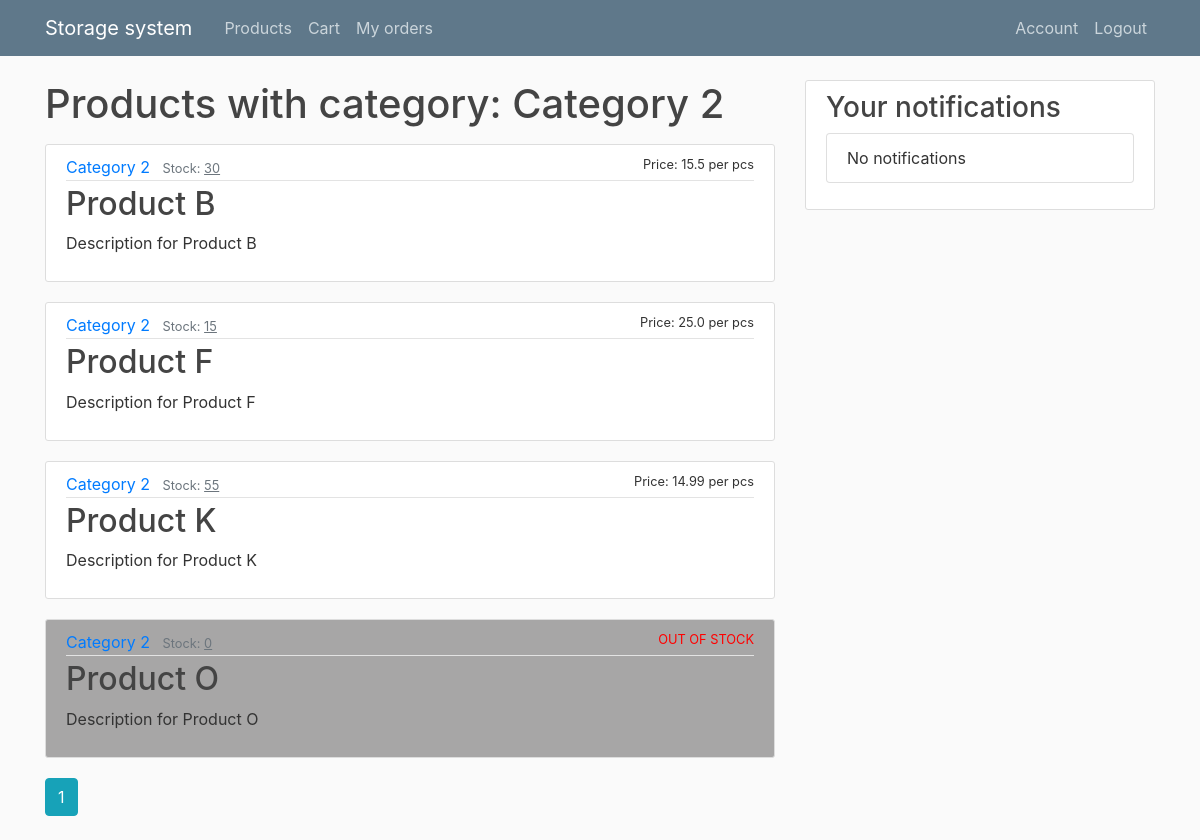
Before: /products/Category 2 (signed in) with the older database file.
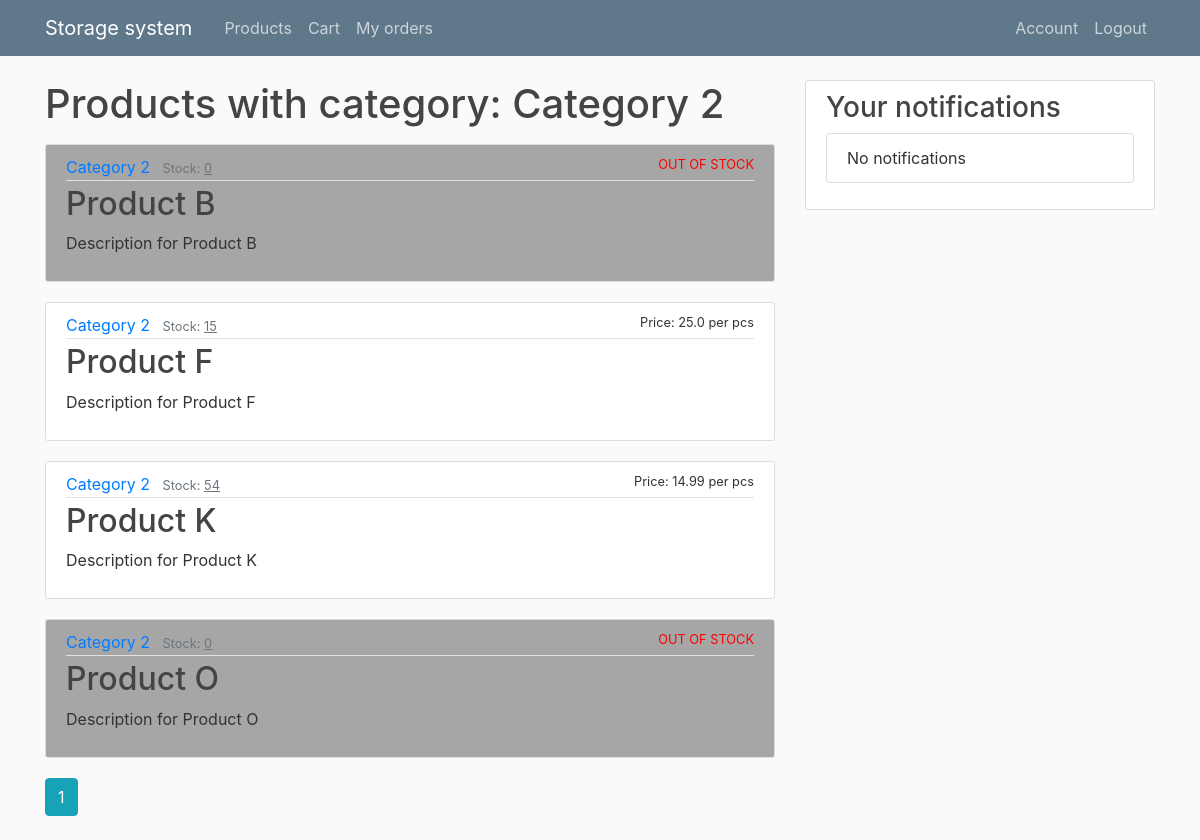
After: the same page with the newer database file.
### flaskblog/models.py (models this page shows, shortened)
class Product(db.Model):
    id = db.Column(db.Integer, primary_key=True)
    name = db.Column(db.String(20), nullable=False, unique=True)
    category = db.Column(db.String(20), nullable=False)
    price = db.Column(db.Float, nullable=False)
    quantityInStock = db.Column(db.Integer, nullable=False)
    unitOfMeasure = db.Column(db.String(20), nullable=False)
    description = db.Column(db.Text, nullable=False)

### flaskblog/products/routes.py (the view)
@products.route("/products/<string:category>")
@login_required
def category_products(category):
    page = request.args.get('page', 1, type=int)
    products = Product.query.filter_by(category=category).order_by(Product.name.asc()).paginate(page=page, per_page=5)
    if not products.items:
        abort(404)
    return render_template('category_products.html', products=products, category=category)

### flaskblog/models.py (called while the page is built)
@login_manager.user_loader
def load_user(user_id):
    return User.query.get(int(user_id))

    def has_roles(self, role):
        if isinstance(role, str):
            return role in (role.name for role in self.roles)
        else:
            return role in self.roles

### flaskblog/templates/category_products.html
{% extends "layout.html" %}
{% block content %}
    <h1 class="mb-3">Products with category: {{ category }}</h1>
    {% for product in products.items %}
      <article class="media content-section {% if product.quantityInStock==0 %}gray-bg{% endif %}">
        <div class="media-body">
          <div class="product-metadata">
            <a class="mr-2" href="{{ url_for('products.category_products', category=product.category) }}">{{ product.category }}</a>
            <small class="text-muted">Stock: <u>{{ product.quantityInStock }}</u></small>
            <small class="flt-r" {% if product.quantityInStock==0 %}style="color: red;"{% endif %}>{% if product.quantityInStock==0 %}OUT OF STOCK{% else %} Price: {{product.price}} per {{product.unitOfMeasure}}{% endif %}</small>
          </div>
          <h2><a class="product-title" href="{{ url_for('products.product', product_id=product.id) }}">{{ product.name }}</a></h2>
          <p class="product-content">{{ product.description }}</p>
        </div>
      </article>
      {% endfor %}
      {% for page_num in products.iter_pages(left_edge=1, right_edge=1, left_current=1, right_current=2) %}
        {% if page_num %}
          {% if products.page == page_num %}
            <a class="btn btn-info mb-4" href="{{ url_for('main.products', page=page_num) }}">{{ page_num }}</a>
          {% else %}
            <a class="btn btn-outline-info mb-4" href="{{ url_for('main.products', page=page_num) }}">{{ page_num }}</a>
          {% endif %}
        {% else %}
          ...
        {% endif %}
      {% endfor %}
{% endblock content %}

Changed rows visible on the page:
changed Product "Product B": quantityInStock "30" → "0"; price "15.5" → (not shown); unitOfMeasure "pcs" → (not shown); quantityInStock "Price: per" → "OUT OF STOCK"
changed Product "Product K": quantityInStock "55" → "54"
